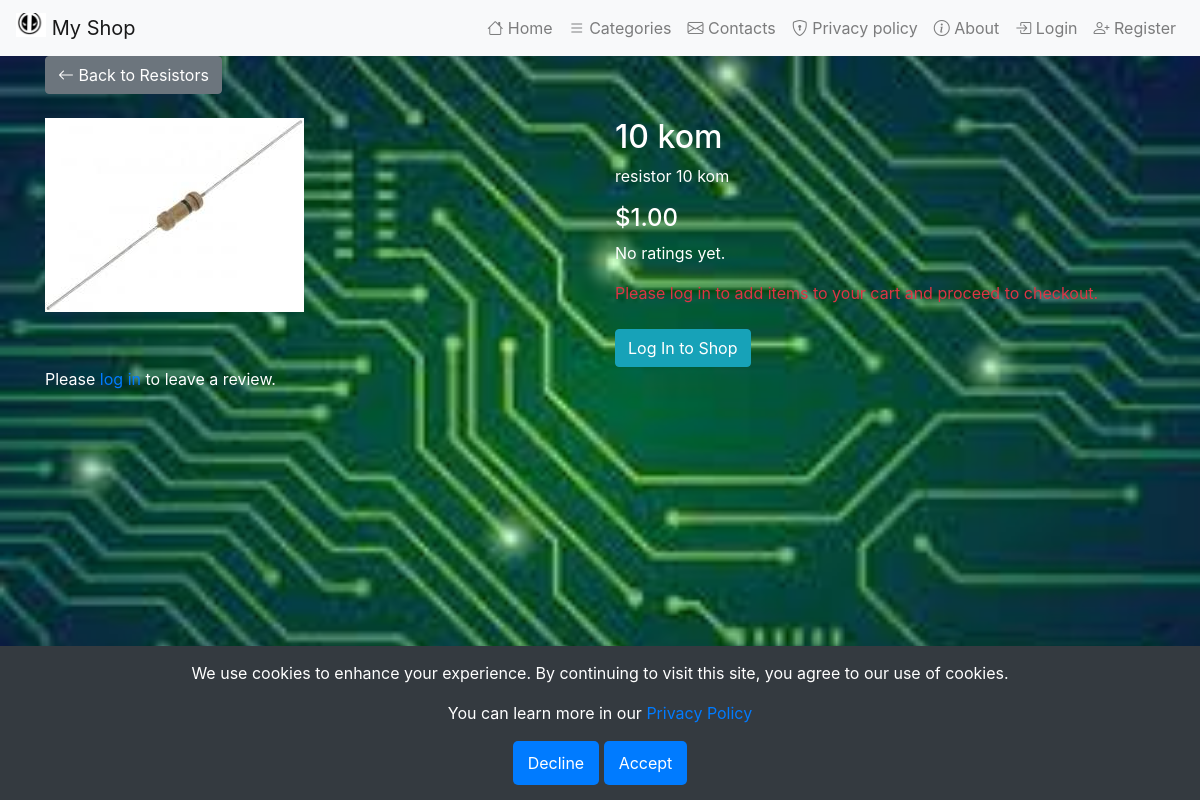
The app's page /products/product/1/, older data.
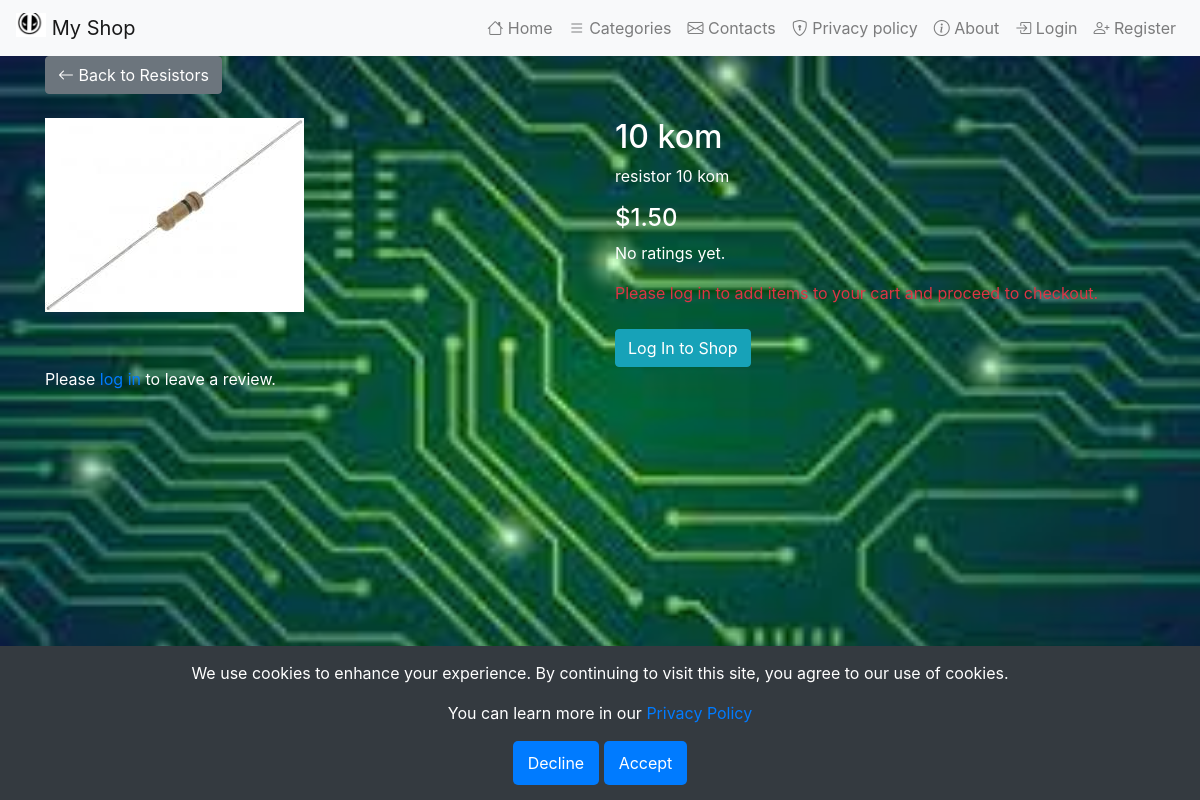
The same page, newer data.
### electronics_shop/electronics/models.py (models this page shows, shortened)
class Product(models.Model):
    NAME_MAX_LENGTH = 255
    MAX_PRICE_DIGITS = 10
    MAX_DECIMAL_PLACES = 2
    name = models.CharField(max_length=NAME_MAX_LENGTH)
    description = models.TextField()
    price = models.DecimalField(max_digits=MAX_PRICE_DIGITS, decimal_places=MAX_DECIMAL_PLACES)
    category = models.ForeignKey(Category, on_delete=models.CASCADE)
    image = models.ImageField(upload_to='products/', null=True, blank=True)

class Category(models.Model):
    NAME_MAX_LENGTH = 255
    name = models.CharField(max_length=NAME_MAX_LENGTH)
    description = models.TextField()

### electronics_shop/products/views.py (the view)
# urls.py: path('product/<int:pk>/', ProductDetailView.as_view(), name='product_detail'),
class ProductDetailView(DetailView):
    model = Product
    template_name = 'products/product_detail.html'
    context_object_name = 'product'

### templates/products/product_detail.html (shortened to what this page needs)
{% extends 'base.html' %}
{% block content %}
    <div class="container">
        <a href="{% url 'category_detail' product.category.pk %}" class="btn btn-secondary mb-4">
            <i class="bi bi-arrow-left"></i> Back to {{ product.category.name }}
        </a>
        <div class="row">
            <div class="col-md-6">
                <img src="{{ product.image.url }}" class="img-fluid" alt="{{ product.name }}">
            </div>
            <div class="col-md-6">
                <h2>{{ product.name }}</h2>
                <p>{{ product.description }}</p>
                <h4>${{ product.price }}</h4>
                {% if product.reviews.count > 0 %}
                    <p>Number of reviews: {{ product.reviews.count }} Reviews</p>
                {% else %}
                    <p>No ratings yet.</p>
                {% endif %}
                {% if user.is_authenticated %}
                    <form method="post" action="{% url 'add_to_cart' product.pk %}" class="d-inline">
                        {% csrf_token %}
                        <div class="mb-3">
                            <label for="quantity" class="form-label">Quantity</label>
                            <input type="number" class="form-control" id="quantity" name="quantity" value="1" min="1"
                                   style="width: 80px; height: 40px; text-align: center;">
                        </div>
                        <button type="submit" class="btn btn-success">Add to Cart</button>
                    </form>
                {% else %}
                    <p class="text-danger">Please log in to add items to your cart and proceed to checkout.</p>
                    <a href="{% url 'login' %}" class="btn btn-info mt-2">Log In to Shop</a>
                {% endif %}
            </div>
        </div>
        {% if user.is_authenticated %}
            <hr>
            <h4>Leave a Review</h4>
            <form method="post" action="{% url 'add_review' product.pk %}">
                {% csrf_token %}
                {{ review_form.as_p }}
                <button type="submit" class="btn btn-primary">Submit Review</button>
            </form>
            <hr>
            <h4>Add to Your Wishlist</h4>
            <form method="post" action="{% url 'add_to_wishlist' product.pk %}">
                {% csrf_token %}
                <button type="submit" class="btn btn-warning">Add to Wishlist</button>
            </form>
        {% else %}
            <p>Please <a href="{% url 'login' %}">log in</a> to leave a review.</p>
        {% endif %}
    </div>
{% endblock %}

### templates/base.html (shortened to what this page needs)
{% load static %}
<!DOCTYPE html>
<html lang="en">
<head>
    <link rel="stylesheet" href="https://stackpath.bootstrapcdn.com/bootstrap/4.5.2/css/bootstrap.min.css">
    <link rel="stylesheet" href="https://cdn.jsdelivr.net/npm/bootstrap-icons@1.8.1/font/bootstrap-icons.css">
</head>
<body>
<div class="wrapper">
    <header>
        <nav class="navbar navbar-expand-lg navbar-light bg-light">
            <a class="navbar-brand" href="{% url 'index' %}">
                <img src="{% static 'images/logo.jpeg' %}" alt="Logo" width="30" height="30"
                     class="d-inline-block align-top">
                My Shop
            </a>
            <div class="collapse navbar-collapse" id="navbarNav">
                <ul class="navbar-nav ml-auto">
                    <li class="nav-item">
                        <a class="nav-link" href="{% url 'index' %}">
                            <i class="bi bi-house"></i> Home</a>
                    </li>
                    <li class="nav-item">
                        <a class="nav-link" href="{% url 'category_list' %}">
                            <i class="bi bi-list"></i> Categories</a>
                    </li>
                    <li class="nav-item">
                        <a class="nav-link" href="{% url 'contact' %}">
                            <i class="bi bi-envelope"></i> Contacts</a>
                    </li>
                <li class="nav-item">
                        <a class="nav-link" href="{% url 'privacy_policy' %}">
                            <i class="bi bi-shield-lock"></i> Privacy policy</a>
                    </li>
                    <li class="nav-item">
                        <a class="nav-link" href="{% url 'about' %}">
                            <i class="bi bi-info-circle"></i> About</a>
                    </li>
                    {% if user.is_authenticated %}
                        <li class="nav-item">
                            <a class="nav-link" href="{% url 'wishlist_view' %}">
                                <i class="bi bi-heart"></i> Wishlist</a>
                        </li>
                        <li class="nav-item">
                            <a class="nav-link" href="{% url 'cart_view' %}">
                                <i class="bi bi-cart"></i> Cart
                            </a>
                        </li>
                        <li class="nav-item">
                            <a class="nav-link" href="{% url 'delivery_info' %}">
                                <i class="bi bi-truck"></i> Delivery
                            </a>
                        </li>
                        <li class="nav-item">
                            <a class="nav-link" href="{% url 'dashboard' %}">
                                <i class="bi bi-grid"></i> Dashboard</a>
                        </li>
                        <li class="nav-item dropdown">
                    <a class="nav-link dropdown-toggle" href="#" id="profileDropdown" role="button" data-toggle="dropdown"
                       aria-haspopup="true" aria-expanded="false">
                        <i class="bi bi-person-circle"></i> Profile
                    </a>
                    <div class="dropdown-menu dropdown-menu-right" aria-labelledby="profileDropdown">
                        <a class="dropdown-item" href="{% url 'details profile' %}">
                            <i class="bi bi-person"></i> My Profile</a>
                        <a class="dropdown-item" href="{% url 'edit profile' %}">
                            <i class="bi bi-pencil-square"></i> Edit Profile</a>
                        <a class="dropdown-item" href="{% url 'delete profile' %}">
                            <i class="bi bi-trash"></i> Delete Profile</a>
                        <div class="dropdown-divider"></div>
                        <a class="dropdown-item" href="{% url 'logout' %}">
                            <i class="bi bi-box-arrow-right"></i> Logout</a>
                    </div>
                </li>
                        </li>
                    {% else %}
                        <li class="nav-item">
                            <a class="nav-link" href="{% url 'login' %}">
                                <i class="bi bi-box-arrow-in-right"></i> Login</a>
                        </li>
                        <li class="nav-item">
                            <a class="nav-link" href="{% url 'register' %}">
                                <i class="bi bi-person-plus"></i> Register</a>
                        </li>
                    {% endif %}
                </ul>
            </div>
        </nav>
    </header>
    <div class="content">
        {% block content %}
        {% endblock %}
    </div>
    <footer class="footer bg-light text-center text-lg-start">
        <div class="bg-dark text-white">
            <div class="container p-2">
                <div class="text-center">
                    <a class="text-white" href="{% url 'index' %}">mindov1988.pythonanywhere.com</a>
                </div>
            </div>
        </div>
    </footer>
</div>
{% if not request.COOKIES.cookie_accepted or request.COOKIES.cookie_accepted == 'true' %}
    <div id="cookie-banner">
        <p>We use cookies to enhance your experience. By continuing to visit this site, you agree to our use of
            cookies.</p>
        <p>You can learn more in our <a href="{% url 'privacy_policy' %}">Privacy Policy</a></p>
        <button onclick="declineCookies()">Decline</button>
        <button onclick="acceptCookies()">Accept</button>
    </div>
{% endif %}
</body>
</html>

Row changes from the older to the newer data that the page shows:
changed Product "10 kom": price "1.00" → "1.50"
